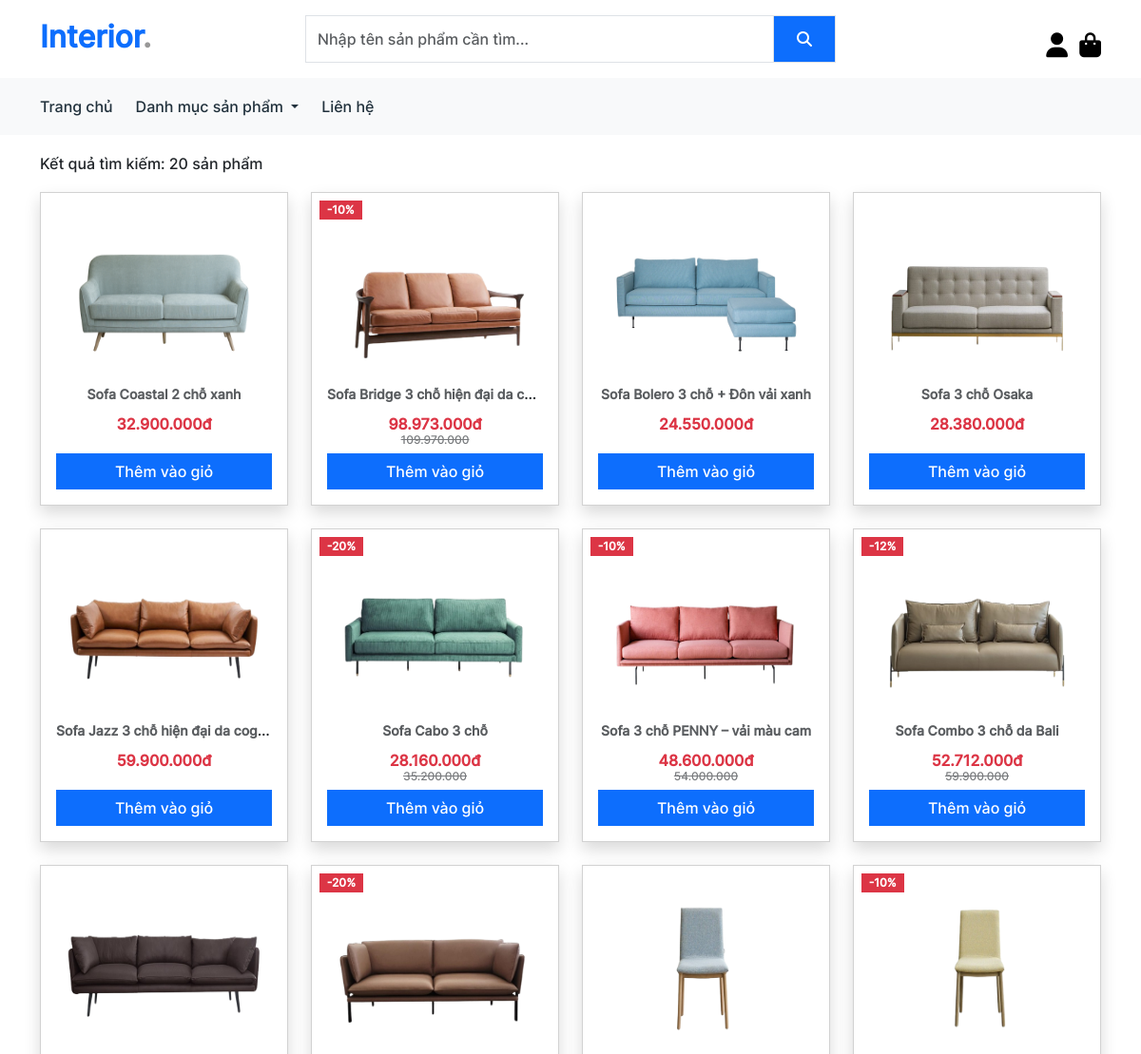
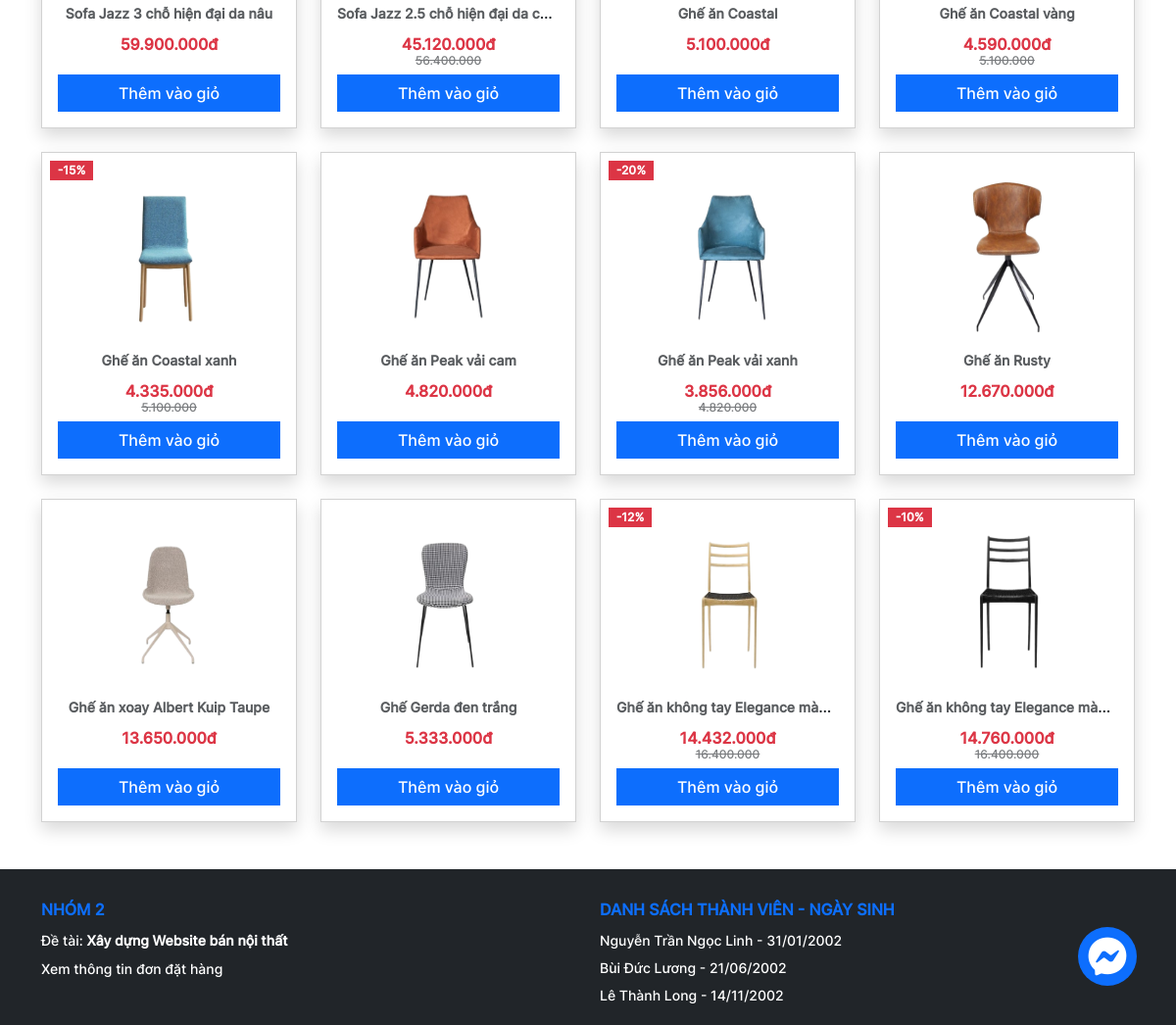
Before: /search.php with the older database file (2 pictures, top to bottom).
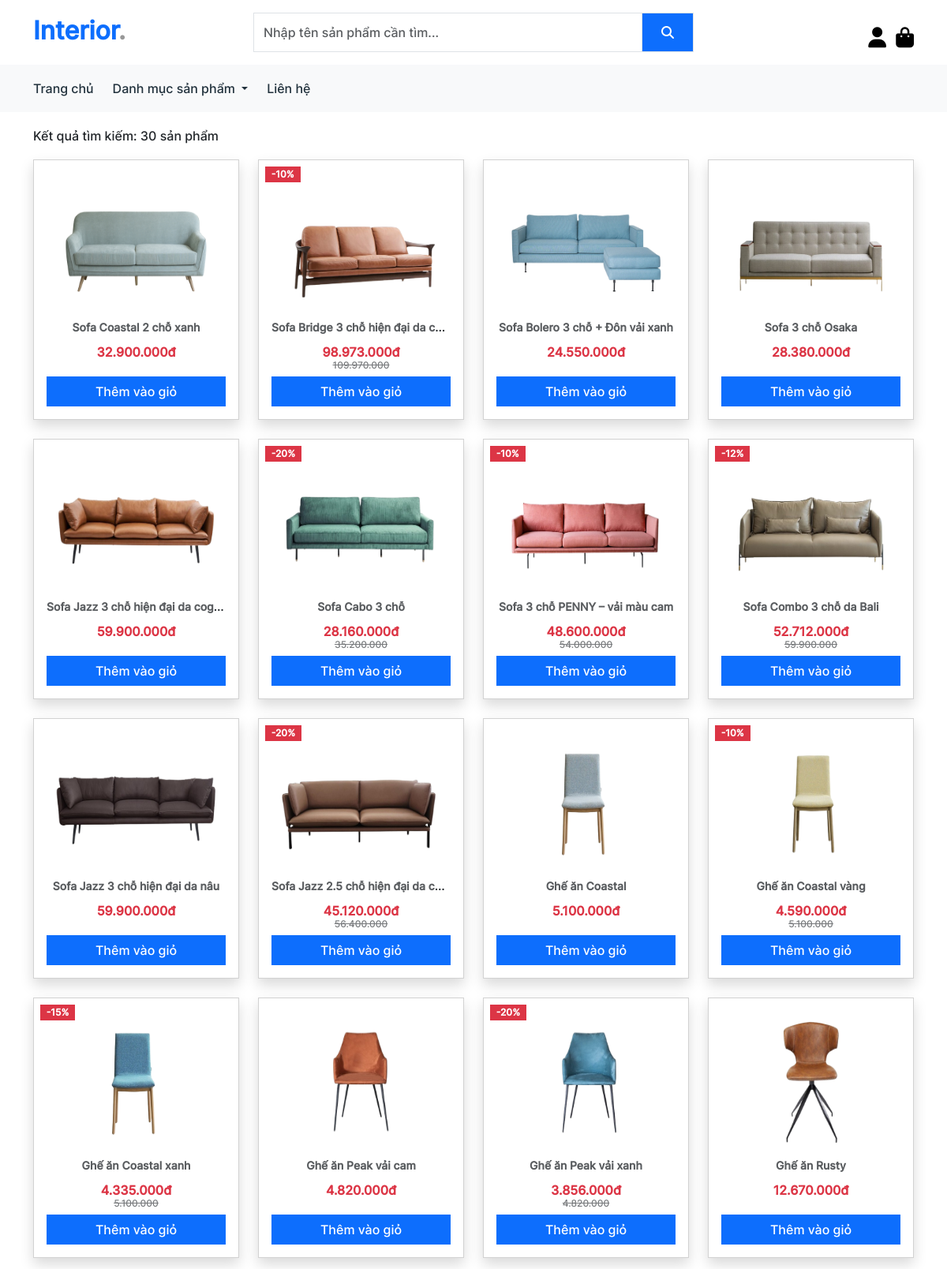
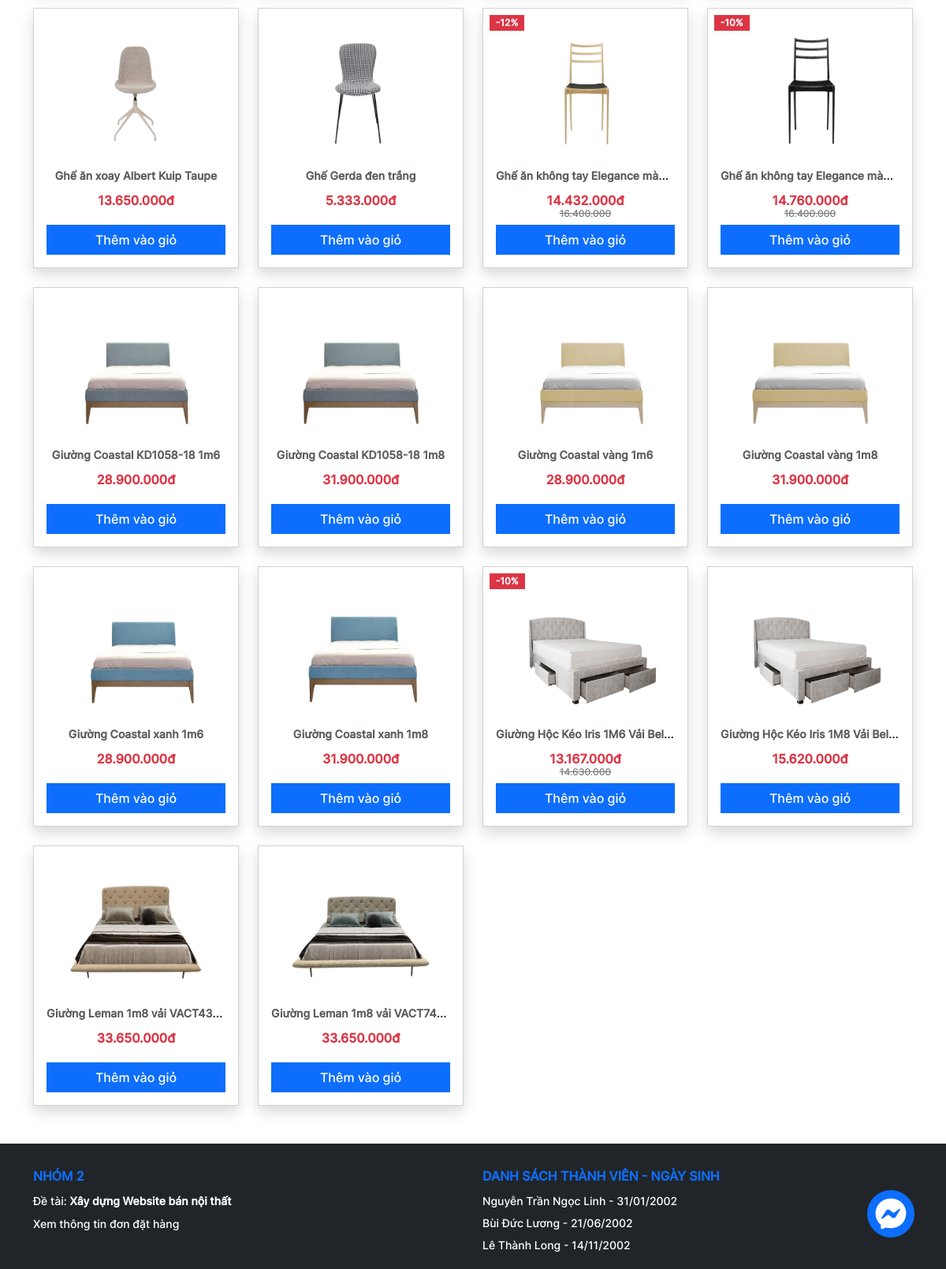
After: the same page with the newer database file (2 pictures, top to bottom).
### tables this page shows
CREATE TABLE `products` (
  `id` int(11) NOT NULL,
  `name` varchar(100) NOT NULL,
  `quantity` int(11) NOT NULL,
  `price` int(11) NOT NULL,
  `discount` int(11) NOT NULL,
  `image` text NOT NULL,
  `category_id` int(11) NOT NULL,
  `description` text NOT NULL
);

### classes/database.php (called while the page is built, shortened)
<?php
class Database
{
  private $conn = null;
  public function __construct()
  {
    $this->conn = new mysqli(DB_HOST, DB_USER, DB_PASS, DB_NAME);
  }
  public function getProductsByName($keywords)
  {
    $data = array();
    $sql = "SELECT * FROM products WHERE name LIKE '%" . $keywords . "%'";
    $stmt = $this->conn->prepare($sql);
    $stmt->execute();
    $result = $stmt->get_result();
    while ($row = $result->fetch_assoc()) {
      $data[] = $row;
    }
    if ($result->num_rows > 0) {
      return $data;
    }
    return 0;
  }
}

### search.php (the view, shortened to what this page needs)
<!DOCTYPE html>
<html lang="en">
<head>
  <link rel="stylesheet" href="./assets/fonts/css/all.min.css" />
  <link rel="stylesheet" href="./lib/boostrap/css/bootstrap.min.css" />
  <link rel="stylesheet" href="./assets/css/app.css" />
</head>
<body>
  <div id="root">
    <?php
    include_once("./includes/header.php");
    include_once("./includes/messenger.php");
    require_once("./classes/database.php");
    $keywords = $_GET["search"];
    $db = new Database();
    $products = $db->getProductsByName($keywords);
    ?>
    <section class="mb-5" style="min-height: 50vh;">
      <div class="container">
        <p class="pb-3">Kết quả tìm kiếm: <?= !empty($products) ? count($products) : 0 ?> sản phẩm</p>
        <div class="row row-gap-4">
          <?php
          if (!empty($products)) :
            foreach ($products as $p) :
          ?>
              <div class="col-lg-3">
                <div class="card shadow overflow-hidden">
                  <div class="card-body position-relative">
                    <div class="position-absolute top-0 start-0 <?= $p["discount"] == 0 ? 'd-none' : '' ?>">
                      <span class="badge rounded-0 bg-danger ms-2 mt-2">-<?= $p["discount"] ?>%</span>
                    </div>
                    <img src="./assets/images/<?= $p["image"] ?>" class="card-img-top" height="181" loading="lazy" alt="..." />
                    <p class="card-title">
                      <a href="product_detail.php?id=<?= $p["id"] ?>" class="fw-bold text-decoration-none text-muted">
                        <div class="line__clamp text-center">
                          <small><?= $p["name"] ?></small>
                        </div>
                      </a>
                    </p>
                    <div class="text-center pt-2">
                      <h6 style="height: 40px;">
                        <span class="text-danger"><?= number_format($p["price"] - ($p["price"] * $p["discount"] / 100), 0, '', '.') ?>đ</span>
                        <p class="fw-light text-decoration-line-through <?= $p["discount"] == 0 ? 'd-none' : '' ?>" style="font-size: 12px;opacity: 0.6">
                          <?= number_format($p["price"], 0, '', '.') ?>
                        </p>
                      </h6>
                    </div>
                    <div class="d-grid">
                      <button class="add-to-cart btn btn-primary" data-id="<?= $p["id"] ?>" title="Thêm vào giỏ hàng">
                        Thêm vào giỏ
                      </button>
                    </div>
                  </div>
                </div>
              </div>
          <?php
            endforeach;
          endif; ?>
        </div>
      </div>
    </section>
    <?php
    include_once("./includes/footer.php");
    ?>
  </div>
</body>
</html>

Changed rows visible on the page:
added products: image (picture), name "Giường Coastal KD1058-18 1m6", $p["price"] - ($p["price"] * $p["discount"] / 100) "28.900.000"
added products: image (picture), name "Giường Coastal KD1058-18 1m8", $p["price"] - ($p["price"] * $p["discount"] / 100) "31.900.000"
added products: image (picture), name "Giường Coastal vàng 1m6", $p["price"] - ($p["price"] * $p["discount"] / 100) "28.900.000"
added products: image (picture), name "Giường Coastal vàng 1m8", $p["price"] - ($p["price"] * $p["discount"] / 100) "31.900.000"
added products: image (picture), name "Giường Coastal xanh 1m6", $p["price"] - ($p["price"] * $p["discount"] / 100) "28.900.000"
added products: image (picture), name "Giường Coastal xanh 1m8", $p["price"] - ($p["price"] * $p["discount"] / 100) "31.900.000"
added products: discount "10", image (picture), name "Giường Hộc Kéo Iris 1M6 Vải Bel…", $p["price"] - ($p["price"] * $p["discount"] / 100) "13.167.000", price "14.630.000"
added products: image (picture), name "Giường Hộc Kéo Iris 1M8 Vải Bel…", $p["price"] - ($p["price"] * $p["discount"] / 100) "15.620.000"
added products: image (picture), name "Giường Leman 1m8 vải VACT4328", $p["price"] - ($p["price"] * $p["discount"] / 100) "33.650.000"
added products: image (picture), name "Giường Leman 1m8 vải VACT7464", $p["price"] - ($p["price"] * $p["discount"] / 100) "33.650.000"
Other visible differences:
count($products): "20" → "30"
